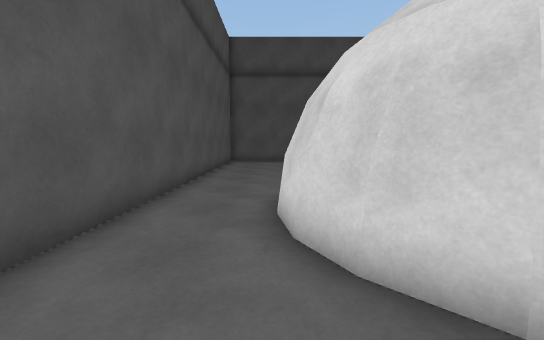
view 1 (above)

16 first-person views from a walk through a 3-D level made in the Unity game engine. The camera is 1.2 m above the floor, tilts 6° down and sees 90° across. The floor is counted in squares, 1 m on a side. Each view is taken from the middle of a square. On the plan, view 1 faces up. The plan holds only what a view shows up to about 13 squares ahead; the rest is blank. The place goes on beyond the plan. Surface patterns are stand-ins for the level's own textures.

view 2
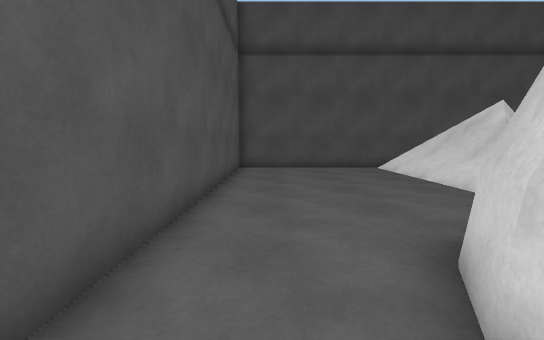

view 3
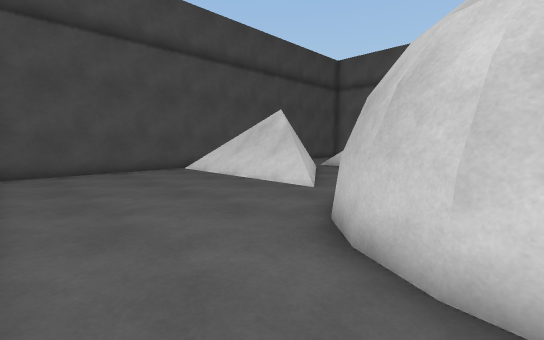

view 4
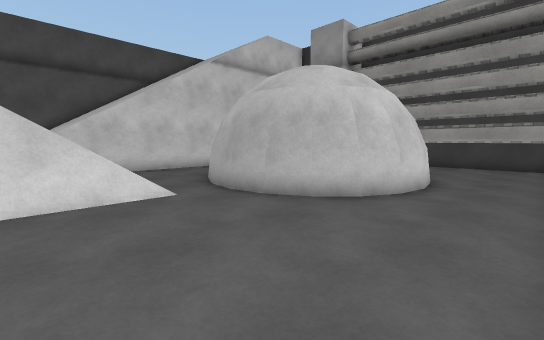

view 5
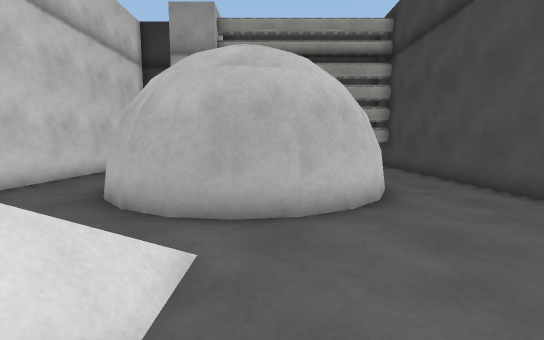

view 6
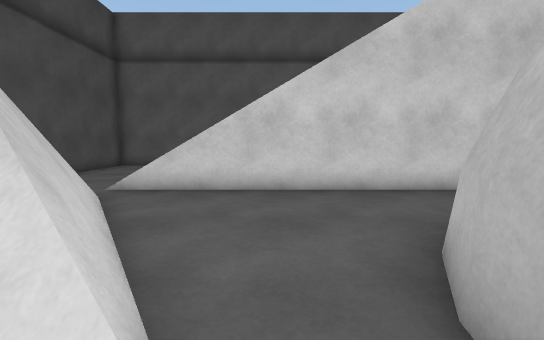

view 7
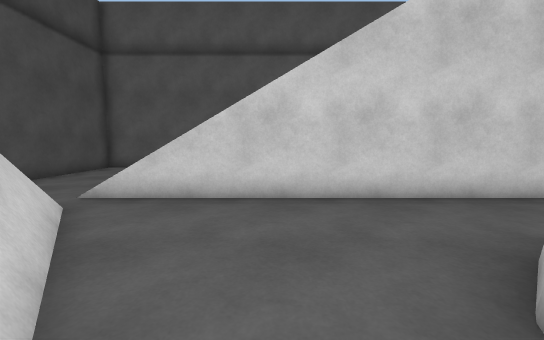

view 8
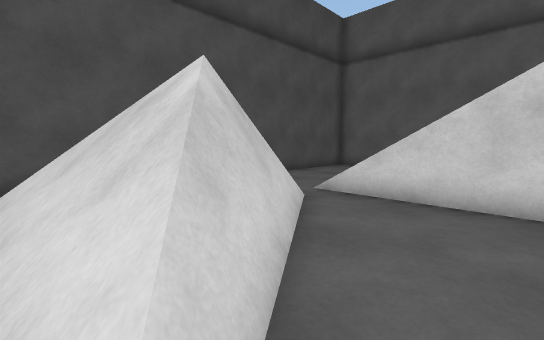

view 9
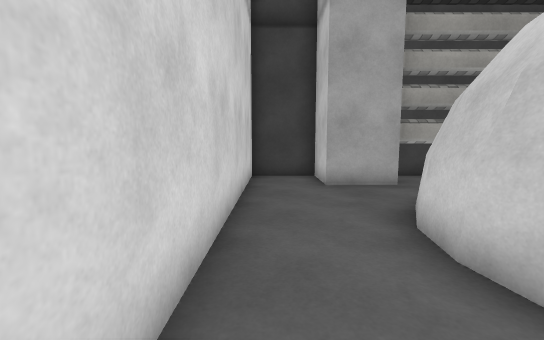

view 10
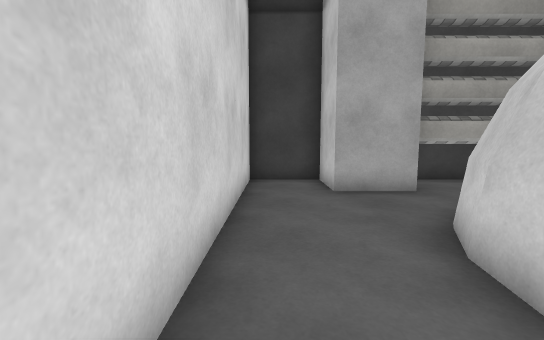

view 11
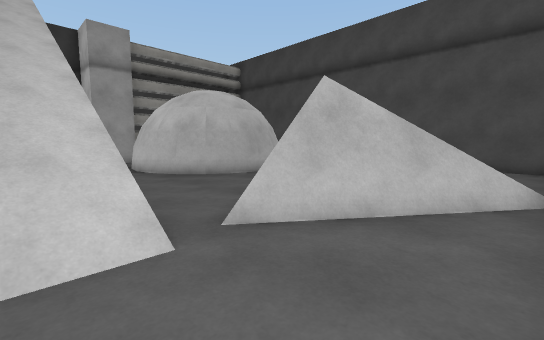

view 12
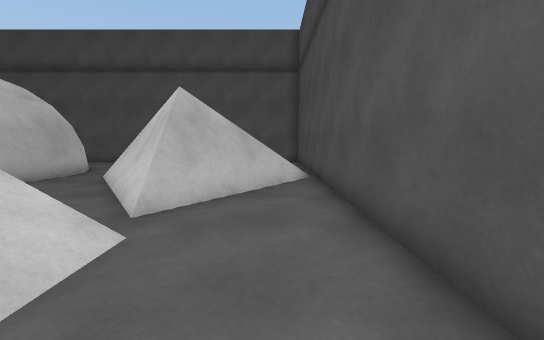

view 13
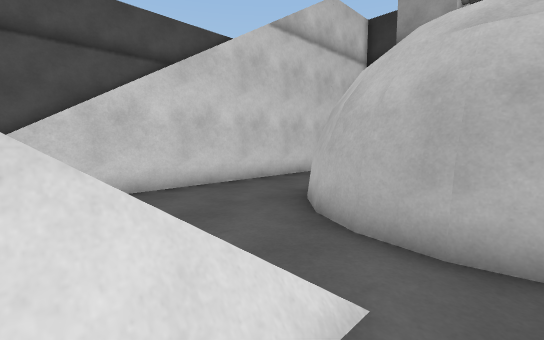

view 14
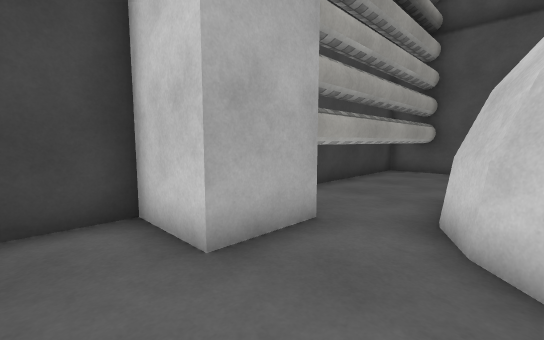

view 15
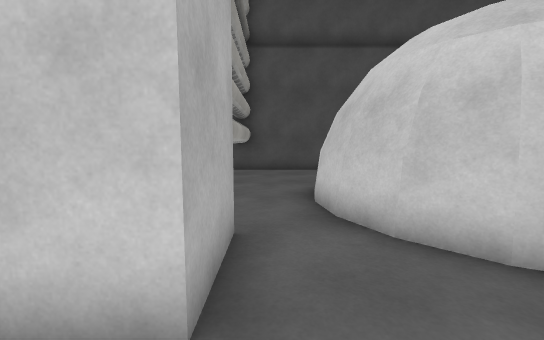

view 16
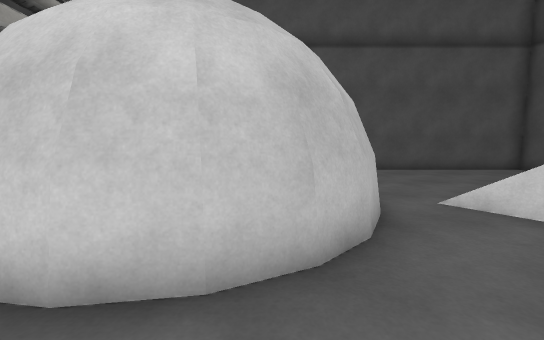

### Floor plan
Key: @ floor where view 1 was taken; # wall or solid block; . main floor; : floor 3 m higher than the main floor; / step, stairs or slope; = window, fence, low wall or low ledge.
Columns run from 3 left of view 1 to 17 right of it. Each row starts with its distance up from view 1.
 17 #####################
 16 #......#............#
 15 #....../##......... #
 14 #......//##......   #
 13 #......//###.//    /#
 12 #......//##..//    /#
 11 #....../##...//    /#
 10 #....../#....///   /#
  9 #............///   /#
  8 #.....##.....:      #
  7 #....#####...=      #
  6 #...##   #...#      #
  5 #..##    ##..#      #
  4 #..##    ##..#
  3 #...#    ##..#
  2 #...### ##...#
  1 #.....###....#
  0 #..@.........#
 -1 ###########..#
 -2  #######  #..#
 -3           ####

Where each view was taken, in squares from view 1:
view 1: 0 up, 0 right, facing up
view 2: 4 up, 1 left, facing up
view 3: 5 up, 2 left, facing up-right
view 4: 12 up, 2 left, facing down-right
view 5: 12 up, 3 right, facing down
view 6: 9 up, 3 right, facing right
view 7: 9 up, 4 right, facing right
view 8: 9 up, 4 right, facing up-right
view 9: 7 up, 9 right, facing down
view 10: 6 up, 9 right, facing down
view 11: 16 up, 11 right, facing down-left
view 12: 15 up, 13 right, facing left
view 13: 11 up, 3 right, facing down-right
view 14: 2 up, 9 right, facing down-left
view 15: 0 up, 9 right, facing left
view 16: 6 up, 9 right, facing left
